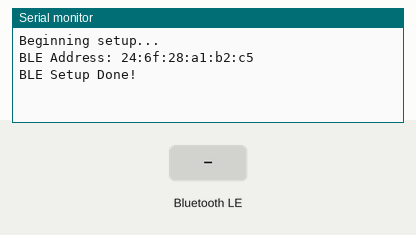
Bench run of a sketch on a simulated Arduino Nano 33 IoT. Parts: the last lines printed to the serial monitor. The test bench sets the inputs (shaded band). Random numbers use the default seed unless the sketch sets one; nothing arrives over Bluetooth unless stated; a phone connects over Bluetooth LE 3 s after start.

Above: at 3.8 s.
3.9 s: Bluetooth LE write "1" received
At 5.1 s:
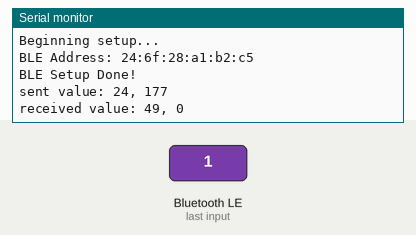
5.4 s: Bluetooth LE write "0" received
At 6.4 s:
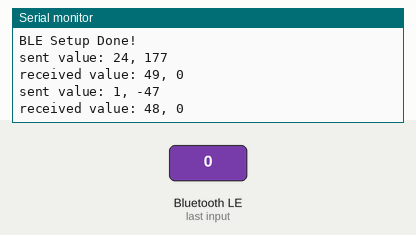
6.9 s: Bluetooth LE write "2" received
At 7.5 s:
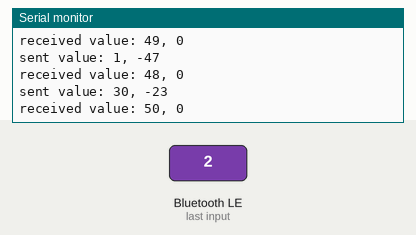

The sketch:

xiao_sense.ino
```cpp
#include <ArduinoBLE.h>

BLEService test("19B10000-E8F2-537E-4F6C-D104768A1214");
BLECharacteristic sendCharacteristic("19B10001-E8F2-537E-4F6C-D104768A1214", BLERead | BLENotify, 4);
BLECharacteristic receiveCharacteristic("20B1D001-E8F2-537E-4F6C-A104768A1517", BLEWrite | BLENotify, 4);

void setup() {
  Serial.begin(9600); //baud rate is currently 9600
  while (!Serial);

  Serial.println("Beginning setup...");
  // begin initialization
  if (!BLE.begin()) {
    Serial.println("starting Bluetooth® Low Energy module failed!");
    while (1);
  }

  // set advertised local name and service UUID:
  BLE.setLocalName("MyTest");
  BLE.setAdvertisedService(test);

  // add the characteristic to the service
  test.addCharacteristic(sendCharacteristic);
  test.addCharacteristic(receiveCharacteristic);

  // add service
  BLE.addService(test);

  // set initial value for characeristic:
  int16_t empty[2] = {0};

  sendCharacteristic.writeValue(empty, 4);
  receiveCharacteristic.writeValue(empty, 4);

  // start advertising
  BLE.advertise();
  Serial.print("BLE Address: ");
  Serial.println(BLE.address());

  Serial.println("BLE Setup Done!");
}

void loop() {
  BLE.poll(); //necessary to be able to send values

  if (receiveCharacteristic.written()) { //only sends/receives if computer writes to it
    //================= send values from arduino ================
    int16_t sendVal1 = random(-250, 251); //can send ints from -32,768 to 32,767
    int16_t sendVal2 = random(-250, 251);

    uint8_t buffer1[4];
    buffer1[0] = sendVal1 & 0xFF;
    buffer1[1] = (sendVal1 >> 8) & 0xFF;
    buffer1[2] = sendVal2 & 0xFF;
    buffer1[3] = (sendVal2 >> 8) & 0xFF;

    Serial.print("sent value: ");
    Serial.print(sendVal1);
    Serial.print(", ");
    Serial.println(sendVal2);
    sendCharacteristic.writeValue(buffer1, 4);

    //============ receiving values from computer =================

    uint8_t buffer2[4];
    receiveCharacteristic.readValue(buffer2, 4);
    int16_t receiveVal1 = (buffer2[1] << 8) | buffer2[0];
    int16_t receiveVal2 = (buffer2[3] << 8) | buffer2[2];

    Serial.print("received value: ");
    Serial.print(receiveVal1);
    Serial.print(", ");
    Serial.println(receiveVal2);

    delay(200); //waits 200 ms between sends/receives.
  }
}
```

Measured:
- after the input at 3.9 s, the serial monitor: prints a new line at once (image 1)
- after the input at 5.4 s, the serial monitor: prints a new line at once (image 2)
- after the input at 6.9 s, the serial monitor: prints a new line at once (image 3)
